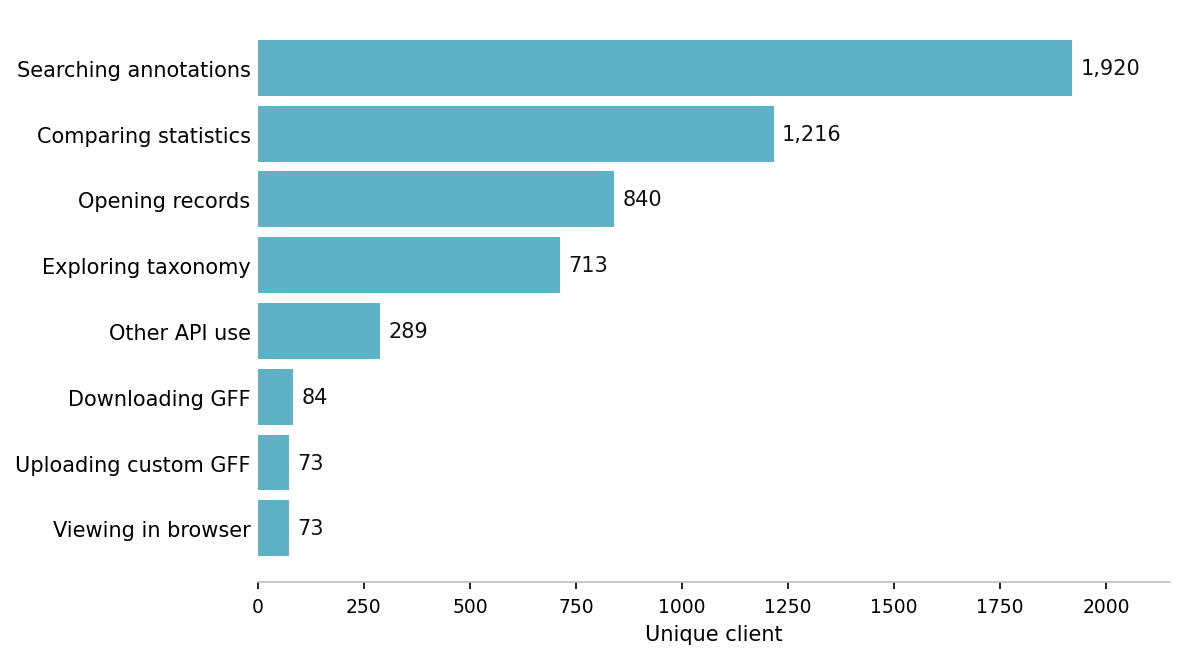

The script that saved this image:
"""Generate a horizontal bar plot of Annotrieve use cases from the analytics API.

Mirrors the "What people use" section of https://genome.crg.es/annotrieve/usage/:
unique users who used each part of Annotrieve at least once.

Usage:
    pip install requests matplotlib
    python usage_capabilities.py
"""

import os

import requests
import matplotlib.pyplot as plt

API_URL = "https://genome.crg.es/annotrieve/api/v0/analytics/capabilities"
OUTPUT_FILE = os.path.join(os.path.dirname(os.path.abspath(__file__)), "usage_capabilities.png")
BAR_COLOR = "#5fb1c6"


def fetch_capabilities():
    response = requests.get(API_URL, timeout=30)
    response.raise_for_status()
    items = response.json()["items"]
    return sorted(items, key=lambda item: item["unique_users"], reverse=True)


def build_plot(items):
    labels = [item["label"] for item in items]
    users = [item["unique_users"] for item in items]

    fig, ax = plt.subplots(figsize=(8, 4.5), dpi=150)

    # Reversed so the most used case is at the top
    bars = ax.barh(labels[::-1], users[::-1], color=BAR_COLOR, height=0.85)

    for bar, value in zip(bars, users[::-1]):
        ax.text(
            bar.get_width() + max(users) * 0.01,
            bar.get_y() + bar.get_height() / 2,
            f"{value:,}",
            va="center",
            ha="left",
            fontsize=10,
            color="#111",
        )

    ax.set_xlim(0, max(users) * 1.12)
    ax.set_xlabel("Unique client", fontsize=10)
    ax.tick_params(axis="y", length=0, labelsize=10)
    ax.tick_params(axis="x", labelsize=9)
    for side in ("top", "right", "left"):
        ax.spines[side].set_visible(False)
    ax.spines["bottom"].set_color("#bfbfbf")

    fig.tight_layout()
    return fig


def main():
    items = fetch_capabilities()
    for item in items:
        print(f"{item['label']}: {item['unique_users']}")
    fig = build_plot(items)
    fig.savefig(OUTPUT_FILE, dpi=150, bbox_inches="tight", facecolor="white")
    print(f"Saved {os.path.abspath(OUTPUT_FILE)}")


if __name__ == "__main__":
    main()
